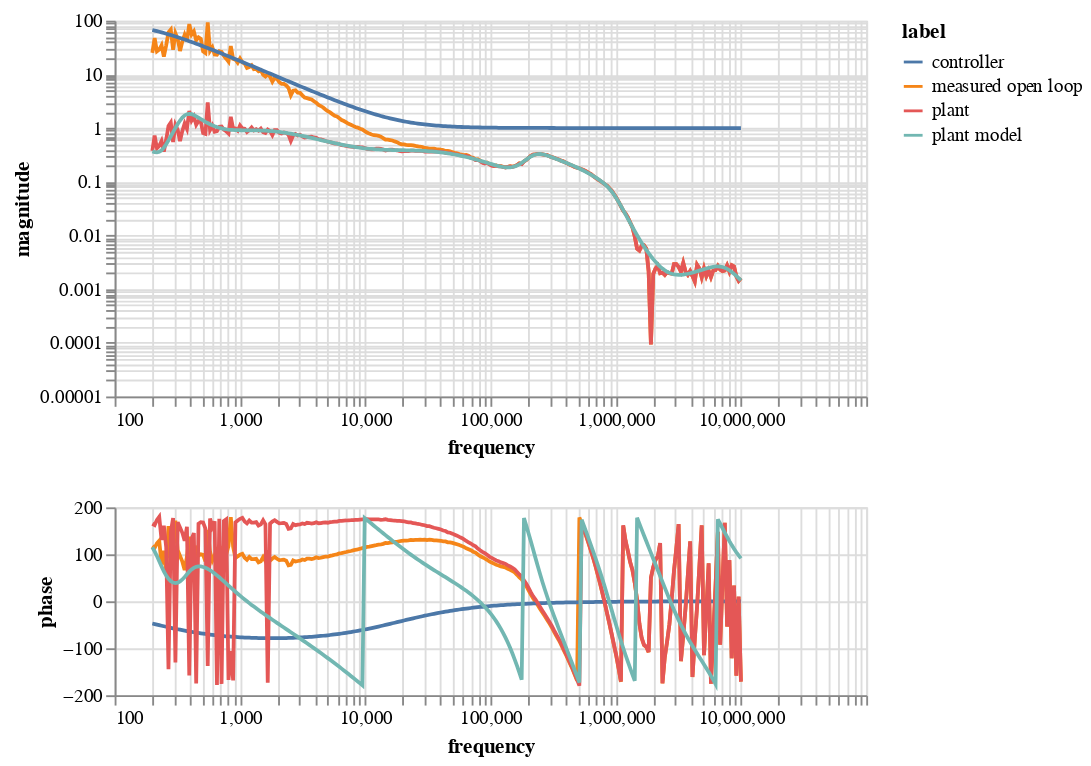

This figure's notebook cell:
### Code cell
magnitudechart = alt.Chart(alldata).mark_line().encode(
    x=alt.X('frequency:Q').scale(type="log"),
    y=alt.Y('magnitude:Q').scale(type="log"),
    color='label:N',
).properties(
    width=400,
    height=200
)

phasechart = alt.Chart(alldata).mark_line().encode(
    x=alt.X('frequency:Q').scale(type="log"),
    y=alt.Y('phase:Q'),
    color='label:N',
).properties(
    width=400,
    height=100
)

chart = alt.vconcat(magnitudechart,phasechart)
chart

### Figure 1 — Vega-Lite specification as saved in the notebook (floating-point values rounded to 4 significant figures; data arrays with more than 128 entries replaced by an {"elided": "..."} marker saying what was removed)
{"config": {"view": {"continuousWidth": 300, "continuousHeight": 300}}, "vconcat": [{"mark": {"type": "line"}, "encoding": {"color": {"field": "label", "type": "nominal"}, "x": {"field": "frequency", "scale": {"type": "log"}, "type": "quantitative"}, "y": {"field": "magnitude", "scale": {"type": "log"}, "type": "quantitative"}}, "height": 200, "width": 400}, {"mark": {"type": "line"}, "encoding": {"color": {"field": "label", "type": "nominal"}, "x": {"field": "frequency", "scale": {"type": "log"}, "type": "quantitative"}, "y": {"field": "phase", "type": "quantitative"}}, "height": 100, "width": 400}], "data": {"name": "data-c7bfccc9cbb6cdb4539d4e22512c30c5"}, "$schema": "https://vega.github.io/schema/vega-lite/v5.16.3.json", "datasets": {"data-c7bfccc9cbb6cdb4539d4e22512c30c5": {"elided": "1024 records"}}}
